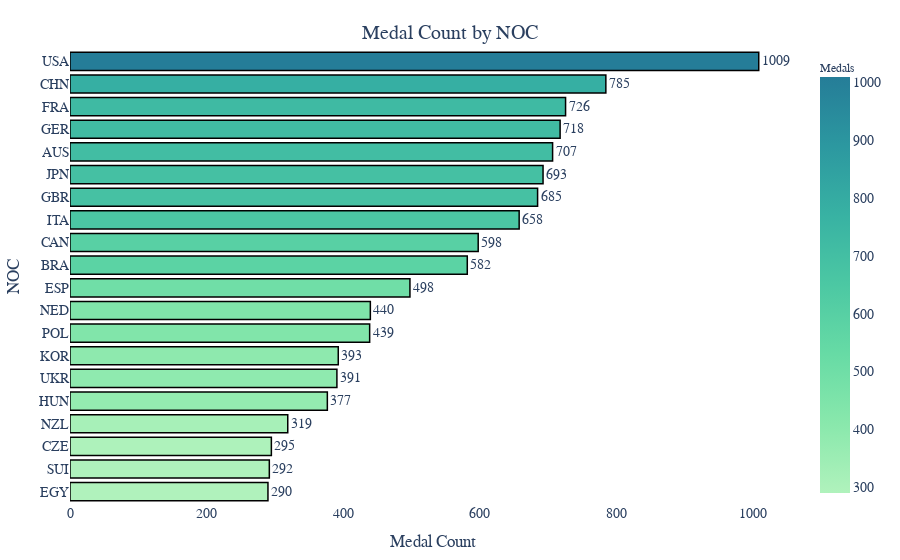

The cell this chart's notebook holds for it:
### Code cell
from statics.Statics import Statics
import pandas as pd  
import matplotlib.pyplot as plt  
import seaborn as sns  

self = Statics()

df = self.athlete.csv_file

df = df[ (df['Year'] >= 2016 ) ]
df = df.drop_duplicates(subset=['NOC', 'Year', 'Sport', 'Event', 'Medal'])

df = df.groupby(['NOC']).size().reset_index(name='Medal').sort_values(by='Medal', ascending=False).reset_index(drop=True).head(20)

df.sort_values(by='Medal', ascending=True, inplace=True)

import plotly.express as px
import pandas as pd


# Define a unified color palette (from Coolors trending palettes)
color_palette = px.colors.sequential.Tealgrn

# Create the horizontal bar chart
fig = px.bar(
    df,
    x="Medal",
    y="NOC",
    orientation="h",  # Horizontal bar chart
    text="Medal",  # Display medal count on bars
    color="Medal",  # Color bars based on medal count
    color_continuous_scale=color_palette,
    title="Medal Count by NOC"
)

# Update layout for a professional look
fig.update_layout(
    title={
        "text": "Medal Count by NOC",
        "x": 0.5,  # Center the title
        "xanchor": "center",
        "yanchor": "top"
    },
    font=dict(
        family="Times New Roman",  # Set font to Times New Roman
        size=14
    ),
    xaxis_title="Medal Count",
    yaxis_title="NOC",
    plot_bgcolor="white",  # Set a clean background
    coloraxis_colorbar=dict(
        title="Medals",
        titlefont=dict(size=12)
    ),
    margin=dict(l=50, r=50, t=50, b=50),  # Ensure appropriate spacing
)

# Add spacing and format text on bars
fig.update_traces(
    texttemplate="%{text}",  # Format text on bars
    textposition="outside",  # Place text outside bars
    marker_line_color="black",  # Add border to bars
    marker_line_width=1.5
)

# Show the chart
fig.show()
fig.write_image("./pictures/medal_count_by_noc.png", scale=5)

### Figure 1 — Plotly figure (JSON) as saved in the notebook; plotly's stock layout.template omitted (floating-point values rounded to 4 significant figures)
{"data": [{"alignmentgroup": "True", "hovertemplate": "Medal=%{marker.color}<br>NOC=%{y}<extra></extra>", "legendgroup": "", "marker": {"color": [290, 292, 295, 319, 377, 391, 393, 439, 440, 498, 582, 598, 658, 685, 693, 707, 718, 726, 785, 1009], "coloraxis": "coloraxis", "line": {"color": "black", "width": 1.5}, "pattern": {"shape": ""}}, "name": "", "offsetgroup": "", "orientation": "h", "showlegend": false, "text": [290, 292, 295, 319, 377, 391, 393, 439, 440, 498, 582, 598, 658, 685, 693, 707, 718, 726, 785, 1009], "textposition": "outside", "texttemplate": "%{text}", "type": "bar", "x": [290, 292, 295, 319, 377, 391, 393, 439, 440, 498, 582, 598, 658, 685, 693, 707, 718, 726, 785, 1009], "xaxis": "x", "y": ["EGY", "SUI", "CZE", "NZL", "HUN", "UKR", "KOR", "POL", "NED", "ESP", "BRA", "CAN", "ITA", "GBR", "JPN", "AUS", "GER", "FRA", "CHN", "USA"], "yaxis": "y"}], "layout": {"barmode": "relative", "coloraxis": {"colorbar": {"title": {"font": {"size": 12}, "text": "Medals"}}, "colorscale": [[0, "rgb(176, 242, 188)"], [0.1667, "rgb(137, 232, 172)"], [0.3333, "rgb(103, 219, 165)"], [0.5, "rgb(76, 200, 163)"], [0.6667, "rgb(56, 178, 163)"], [0.8333, "rgb(44, 152, 160)"], [1, "rgb(37, 125, 152)"]]}, "font": {"family": "Times New Roman", "size": 14}, "legend": {"tracegroupgap": 0}, "margin": {"b": 50, "l": 50, "r": 50, "t": 50}, "plot_bgcolor": "white", "title": {"text": "Medal Count by NOC", "x": 0.5, "xanchor": "center", "yanchor": "top"}, "xaxis": {"anchor": "y", "domain": [0, 1], "title": {"text": "Medal Count"}}, "yaxis": {"anchor": "x", "domain": [0, 1], "title": {"text": "NOC"}}}}
